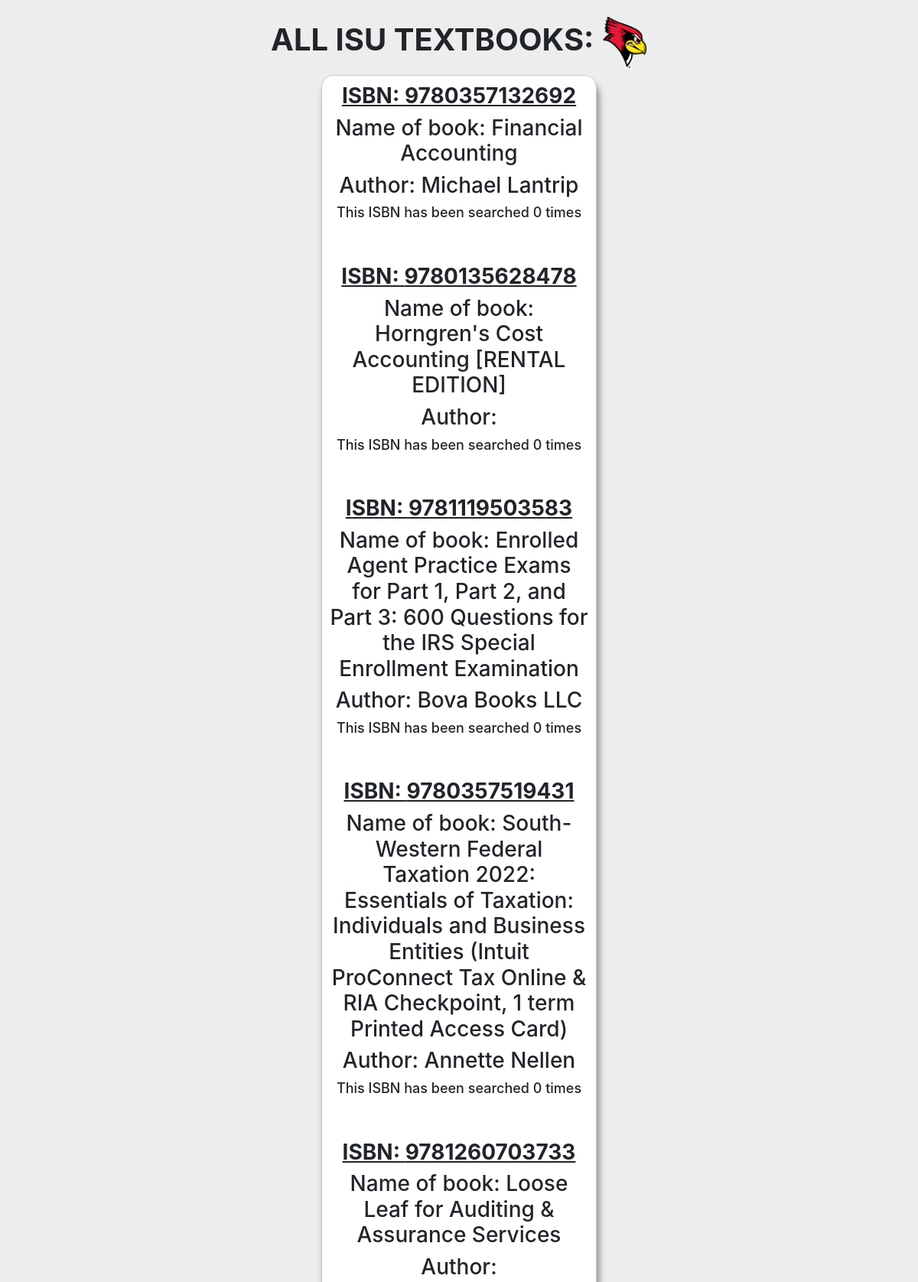
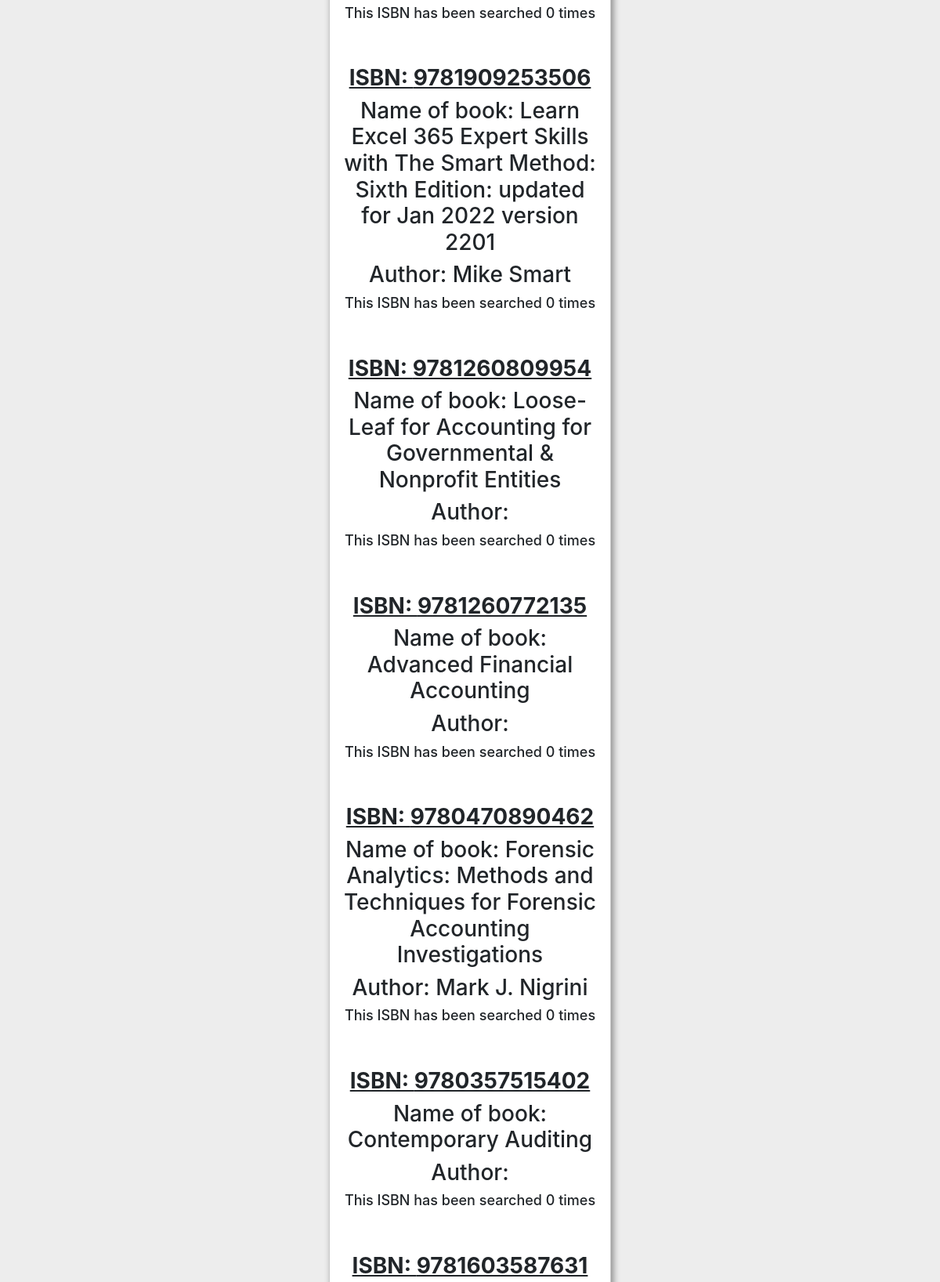
/retrieve (upper part), run on the app's committed database (2 pictures, top to bottom).
### texthubapi/models.py (models this page shows)
class ReadingMaterials(models.Model):
    ISBN = models.CharField(max_length=264, unique=True, primary_key=True)
    author = models.CharField(max_length=264)
    name = models.CharField(max_length=264)
    view_count = models.IntegerField(default = 0)
    class Meta:
        abstract = True

class Textbook(ReadingMaterials):
    ISBN = models.CharField(max_length=264, unique=True, primary_key=True)
    author = models.CharField(max_length=264)
    name = models.CharField(max_length=264)
    view_count = models.IntegerField(default = 0)

### texthubapi/views.py (the view)
# urls.py: path('retrieve', Views.RetrieveView.as_view())
    class RetrieveView(ListView):
        allow_empty = False
        template_name = 'retrieve.html'
        context_object_name = 'textbooks'
        def get_queryset(self):
            queryset = TextbookController.retrieve_all_textBooks_controller()
            return queryset

### texthubapi/Controllers/TextbookController.py (called while the page is built)
    def retrieve_all_textBooks_controller():
        return TextbookDataStore.retrieve_all_textBooks()

### texthubapi/DataStores/TextbookDataStore.py (called while the page is built)
    def retrieve_all_textBooks():
        try:
            queryset = {'bookinfos': Textbook.objects.all()}
            return queryset
        except:
            print("Could not retrieve textbooks")
            pass

### texthubapi/templates/retrieve.html (shortened to what this page needs)
{% load static %}
<!DOCTYPE html>
{% load rest_framework %}
<html lang="en">
    <head>
        <link rel="stylesheet" href="https://stackpath.bootstrapcdn.com/bootstrap/4.5.0/css/bootstrap.min.css">
    </head>
{% load crispy_forms_tags %}
<body style = 'background-color: #ededed;'>
    <h1 style = "font-weight: bolder;text-align: center;margin-top: 20px;">
        ALL ISU TEXTBOOKS:
        <img src = "{% static 'texthubapi/images/reggie.png' %}" style = "height: 70px; width: 60px;">
    </h1>
    <div style = "background-color: white; margin-left:35%;width: 30%;border: 1px solid #ccc!important;border-radius: 16px; padding:10px;box-shadow: 3px 10px 8px #888888; text-align: center;">
    {% for textbook in textbooks.bookinfos %}
      <h3 style = 'font-weight: bold; text-decoration: underline;'>ISBN: {{ textbook.ISBN }} </h3>
      <h3>Name of book: {{ textbook.name}} </h3>
      <h3>Author: {{ textbook.author }} </h3>
      <h3 style="font-size:large;">This ISBN has been searched {{ textbook.view_count }} times</h3>
      <br>
      <br>
      {% endfor %}
      </div>
</body>
</html>

### data on the page
Textbook: ISBN "9780357132692", name "Financial Accounting", author "Michael Lantrip", view_count "0"
Textbook: ISBN "9780135628478", name "Horngren's Cost Accounting [RENTAL EDITION]", view_count "0"
Textbook: ISBN "9781119503583", name "Enrolled Agent Practice Exams for Part 1, Part 2, and Part 3: 600 Questions for the IRS Special Enrollment Examination", author "Bova Books LLC", view_count "0"
Textbook: ISBN "9780357519431", name "South-Western Federal Taxation 2022: Essentials of Taxation: Individuals and Business Entities (Intuit ProConnect Tax Online & RIA Checkpoint, 1 term Printed Access Card)", author "Annette Nellen", view_count "0"
Textbook: ISBN "9781260703733", name "Loose Leaf for Auditing & Assurance Services", view_count "0"
Textbook: ISBN "9781909253506", name "Learn Excel 365 Expert Skills with The Smart Method: Sixth Edition: updated for Jan 2022 version 2201", author "Mike Smart", view_count "0"
Textbook: ISBN "9781260809954", name "Loose-Leaf for Accounting for Governmental & Nonprofit Entities", view_count "0"
Textbook: ISBN "9781260772135", name "Advanced Financial Accounting", view_count "0"
Textbook: ISBN "9780470890462", name "Forensic Analytics: Methods and Techniques for Forensic Accounting Investigations", author "Mark J. Nigrini", view_count "0"
Textbook: ISBN "9780357515402", name "Contemporary Auditing", view_count "0"
Textbook: ISBN "9781603587631"
